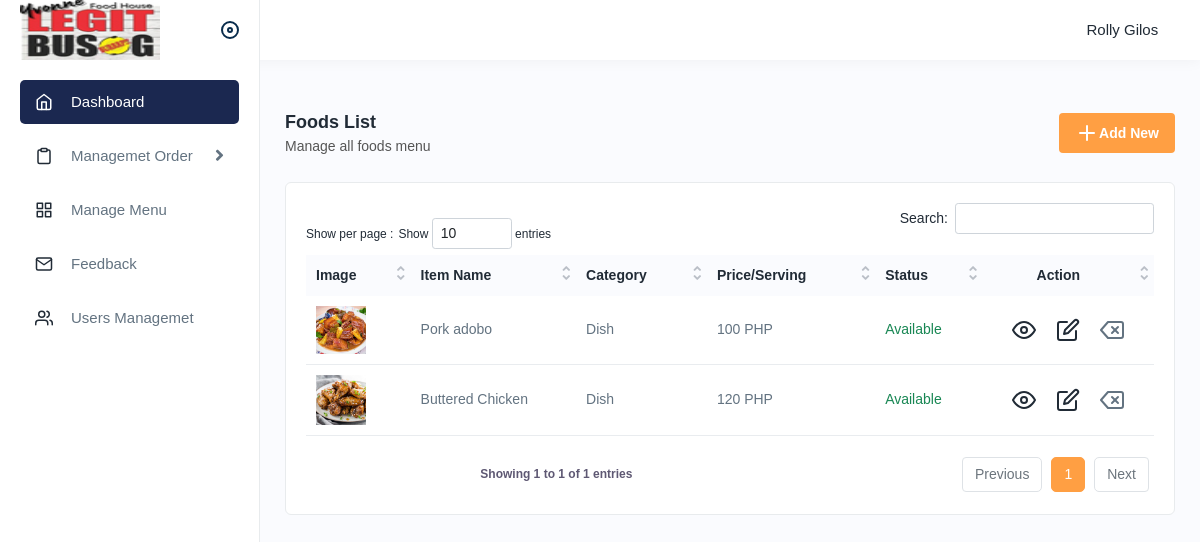
The app's page /v1/food/6 (signed in) with its own data.
### main/models.py (models this page shows, shortened)
class ProductInfo(models.Model):
    user = models.ForeignKey(User, on_delete=models.SET_NULL, null=True)
    name = models.CharField(max_length=100, null=False)
    category = models.CharField(max_length=50, null=False)
    price = models.IntegerField()
    PrepTime = models.CharField(max_length=100)
    description = models.TextField()
    image = models.ImageField(upload_to='product')
    availability = models.BooleanField(default=True)
    createdDate = models.DateTimeField(default=now)

### main/decorators.py (the view)
        def wrapper_func(response, *args, **kwargs):
            group = None
            if response.user.groups.exists():
                group = response.user.groups.all()[0].name
                if group in allowed_roles:
                    return view_func(response, *args, **kwargs)
                else:
                    return HttpResponse('You are not authorize to view this page')
            return HttpResponse('You are not authorize to view this page')

### main/views.py (called while the page is built)
@login_required
@allowed_users(allowed_roles=['admin'])
def adminFoodCat(response, id):
    category = Category.objects.get(id=id)
    food = ProductInfo.objects.filter(category=category.category_name)
    return render(response, 'main/admin/foodlist.html', {
        'food': food,
        'category': category,
    })  # Admin

### main/templates/main/admin/foodlist.html (shortened to what this page needs)
{% extends '../admin-layout.html' %}
{% block content %}
<div class="content">
    {% load static %}
    <div class="page-header">
        <div class="page-title">
            <h4>Foods List</h4>
            <h6>Manage all foods menu</h6>
        </div>
        <div class="page-btn">
            <a href="{% url 'admin_food_create' category.id %}" class="btn btn-added"><i data-feather="plus"></i>Add
                New</a>
        </div>
    </div>
    <div class="card">
        <div class="card-body">
            <div class="table-responsive">
                <table id="example" class="table">
                    <thead>
                        <tr>
                            <th>Image</th>
                            <th>Item Name</th>
                            <th>Category</th>
                            <th>Price/Serving</th>
                            <th>Status</th>
                            <th class="text-center">Action</th>
                        </tr>
                    </thead>
                    {% for f in food %}
                    <tbody>
                        <tr>
                            <td>
                                <a href="{{ f.image.url }}">
                                    <img width="50" src="{{ f.image.url }}" alt="vehicle">
                                </a>
                            </td>
                            <td>{{ f.name }}</td>
                            <td>{{ f.category }}</td>
                            <td>{{ f.price}} PHP</td>
                            <td>
                                {% if f.availability == True %}
                                <a class="text-success" data-bs-toggle="modal"
                                   data-bs-target="#changeStatus_true{{ f.id }}">
                                    Available
                                </a>
                                {% elif f.availability == False %}
                                <a class="text-danger" data-bs-toggle="modal"
                                   data-bs-target="#changeStatus_false{{ f.id }}">
                                    Unavailable
                                </a>
                                {% endif %}
                            </td>
                            <td class="text-center">
                                <a class="me-3" href="" data-bs-toggle="modal" name="{{ f.name }}"
                                   category="{{ f.category }}" price="{{ f.price }}" PrepTime="{{ f.PrepTime }}"
                                   description="{{ f.description }}" data-bs-target="#viewModal">
                                    <i data-feather="eye"></i>
                                </a>
                                <a class="me-3" href="{% url 'admin_food_edit' f.id %}">
                                    <i data-feather="edit"></i>
                                </a>
                                <a type="button" data-bs-toggle="modal" id="" data-bs-target="#delModal{{ f.id }}">
                                    <i data-feather="delete"></i>
                                </a>
                            </td>
                        </tr>
                    </tbody>
                    {% endfor %}
                </table>
            </div>
        </div>
    </div>
</div>
{% endblock %}

### main/templates/main/admin-layout.html (shortened to what this page needs)
{% load static %}
<html>
<head>
    <link rel="stylesheet" href="{% static 'vendor/css/bootstrap.min.css' %}">
    <link rel="stylesheet" href="{% static 'vendor/css/animate.css' %}">
    <link rel="stylesheet" href="{% static 'vendor/css/dataTables.bootstrap4.min.css' %}">
    <link rel="stylesheet" href="{% static 'vendor/plugins/fontawesome/css/fontawesome.min.css' %}">
    <link rel="stylesheet" href="{% static 'vendor/plugins/fontawesome/css/all.min.css' %}">
    <link rel="stylesheet" href="{% static 'vendor/css/style.css' %}">
</head>
<body>
    <div class="main-wrapper">
        <div class="header">
            <div class="header-left active" style="overflow:hidden">
                <a href="{% url 'admin.index' %}" class="logo">
                    <img src="{% static 'img/logo-small.jpg' %}" alt="">
                </a>
                <a id="toggle_btn" href="javascript:void(0);">
                </a>
            </div>
            <ul class="nav user-menu">
                <li class="nav-item dropdown has-arrow main-drop">
                    <a href="javascript:void(0);" class="dropdown-toggle nav-link userset" data-bs-toggle="dropdown">
                        <small class="p-2">{{ user.first_name | title }} {{ user.last_name | title}}</small>
                    </a>
                </li>
            </ul>
        </div>
        <div class="sidebar" id="sidebar">
            <div class="sidebar-inner slimscroll">
                <div id="sidebar-menu" class="sidebar-menu">
                    <ul>
                        <li class="active"><a href="{% url 'admin.index' %}"><i class="me-2"
                                   data-feather="home"></i><span>Dashboard</span></a></li>
                        <li class="submenu">
                            <a href="javascript:void(0);" class=""><i class="me-2"
                                   data-feather="clipboard"></i><span>Managemet Order</span> <span
                                      class="menu-arrow"></span></a>
                        </li>
                        <li class=""><a href="{% url 'admin_cat_list' %}"><i class="me-2"
                                   data-feather="grid"></i><span>Manage Menu</span></a></li>
                        <li class=""><a href="{% url 'admin_feedback_list' %}"><i class="me-2"
                                   data-feather="mail"></i><span>Feedback</span></a></li>
                        <li class=""><a href="{% url 'admin_account_list' %}"><i class="me-2"
                                   data-feather="users"></i><span>Users
                                    Managemet</span></a></li>
                    </ul>
                </div>
            </div>
        </div>
        <main class="py-4">
            <div class="page-wrapper">
                {% block content %}
                {% endblock %}
            </div>
        </main>
    </div>
</body>
</html>

### main/templates/main/admin-layout.html (style rules this page uses)
.logo img { height: 60px; }

### records on screen
ProductInfo: image (picture), name "Pork adobo", category "Dish", price "100"
ProductInfo: image (picture), name "Buttered Chicken", category "Dish", price "120"

### other values on screen
{{ user.first_name | title }} "Rolly"
{{ user.last_name | title }} "Gilos"
